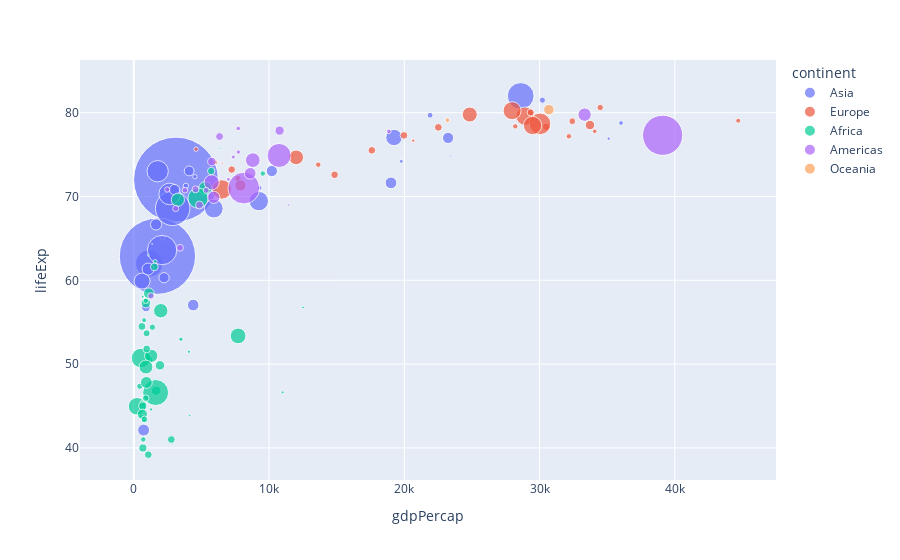

The code cell stored with this chart in its notebook:
### Code cell
fig = px.scatter(
    data_frame=gap,
    x="gdpPercap",
    y="lifeExp",
    color="continent",
    size="pop",         # 点的大小
    size_max=60         # 点的最大值
)
fig.show()
